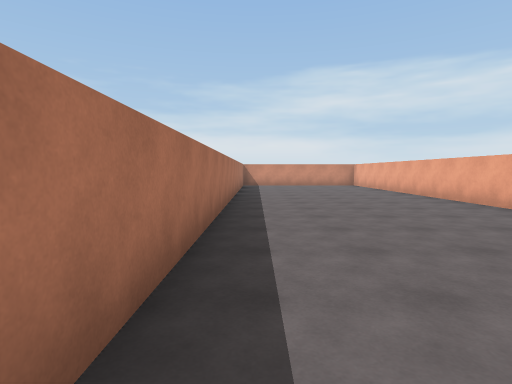
View 1 (above)

24 first-person views from a walk through a 3-D level made in the Unity game engine. The camera is 1.4 m above the floor, tilts 4° down and sees 80° across. The floor is counted in squares, 2 m on a side. Each view is taken from the middle of a square. On the plan, view 1 faces up. The plan holds only what a view shows up to about 10 squares ahead; the rest is blank. The place goes on beyond the plan. The player is left out.

View 2
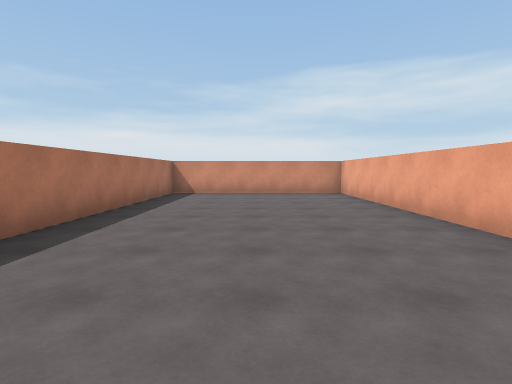

View 3
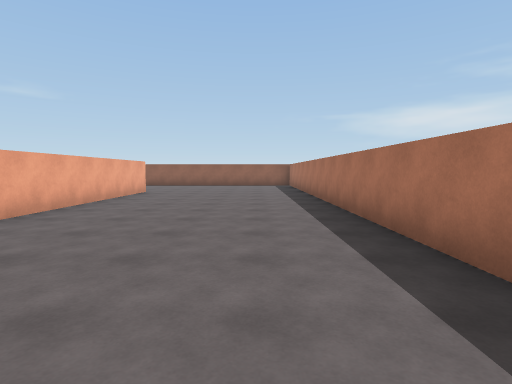

View 4
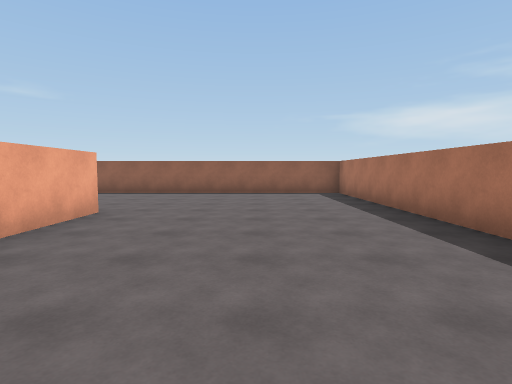

View 5
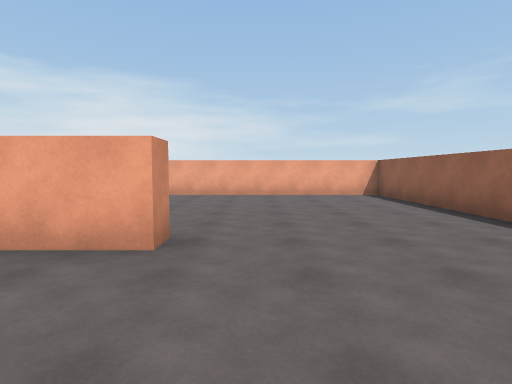

View 6
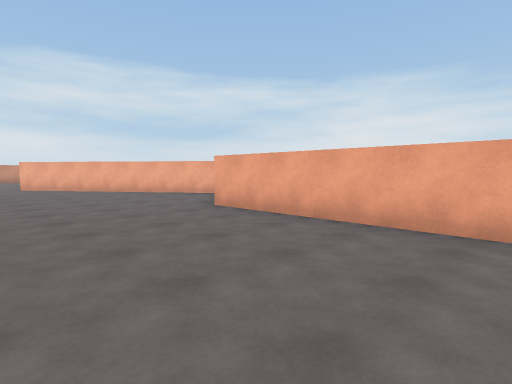

View 7
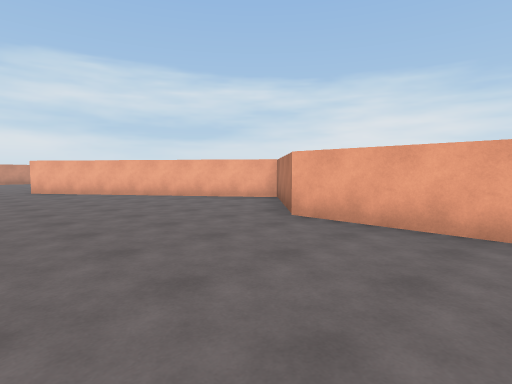

View 8
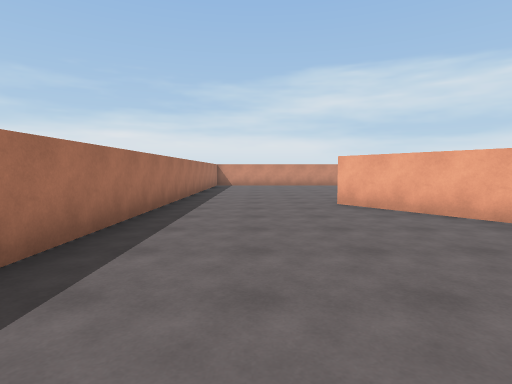

View 9
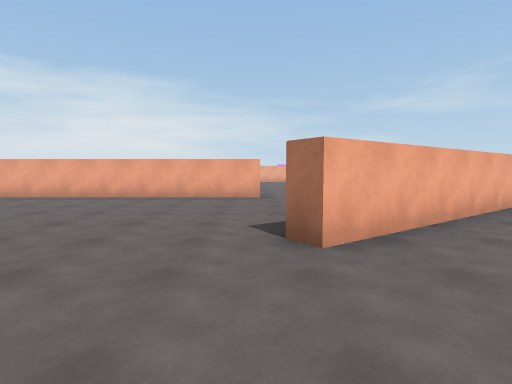

View 10
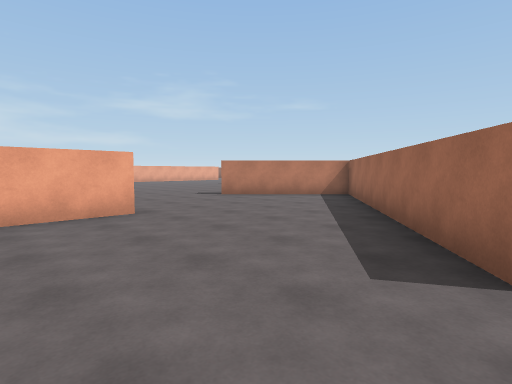

View 11
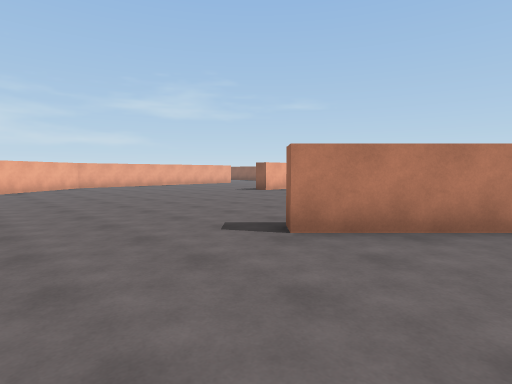

View 12
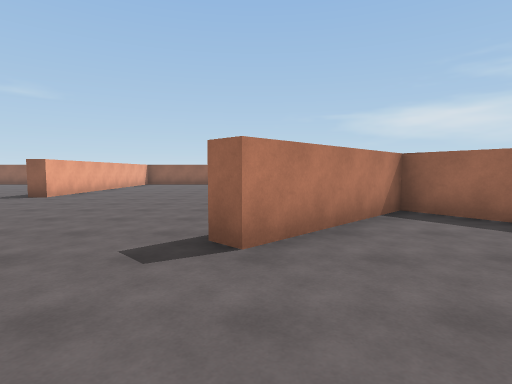

View 13
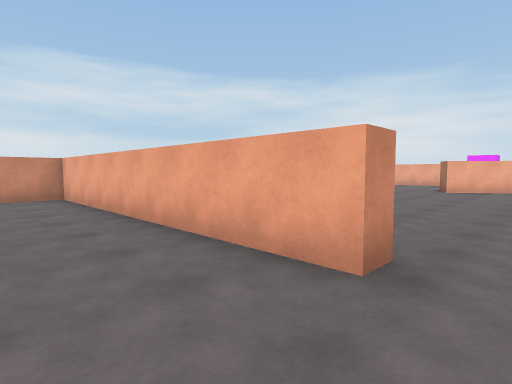

View 14
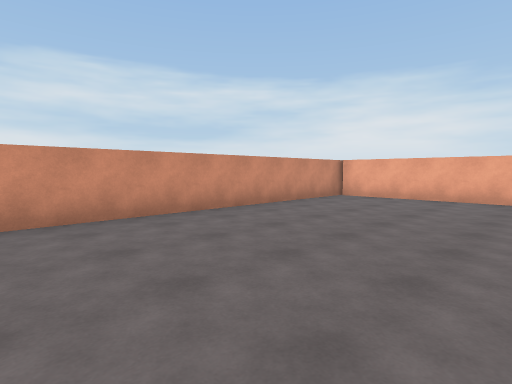

View 15
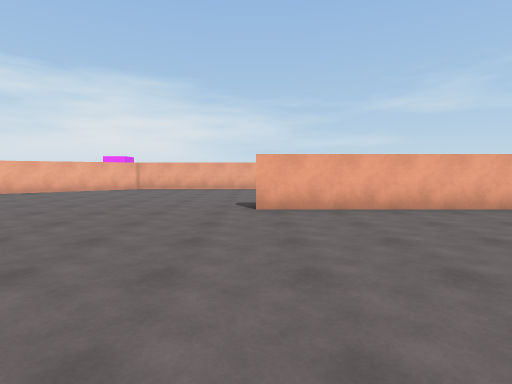

View 16
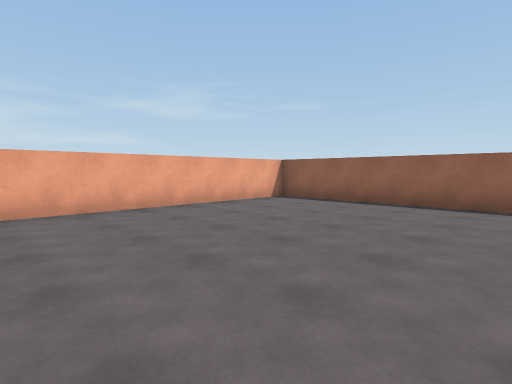

View 17
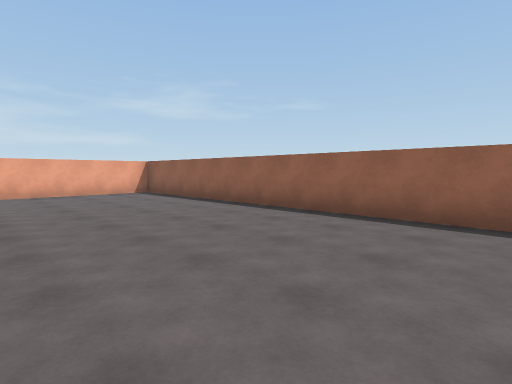

View 18
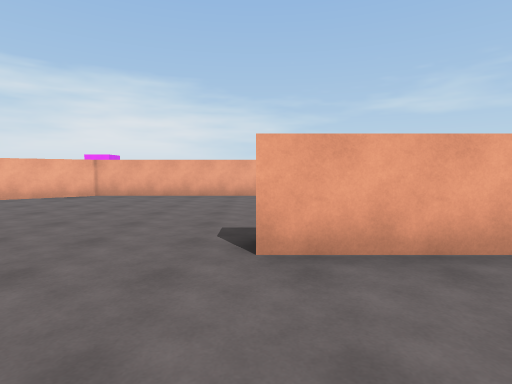

View 19
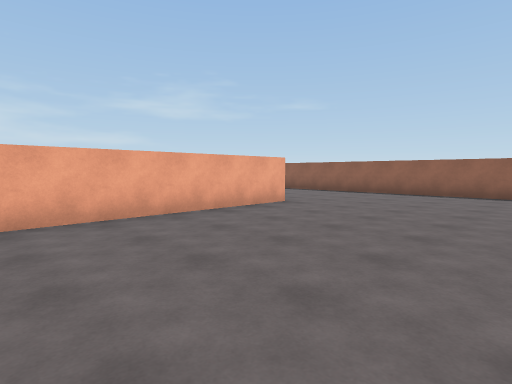

View 20
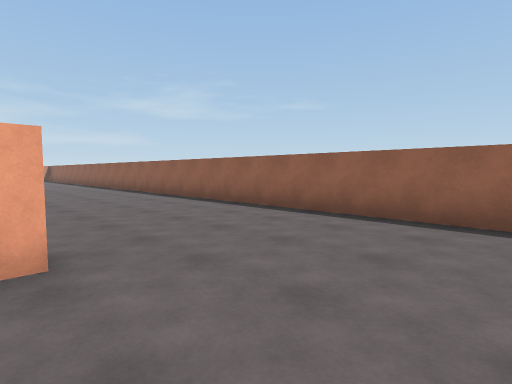

View 21
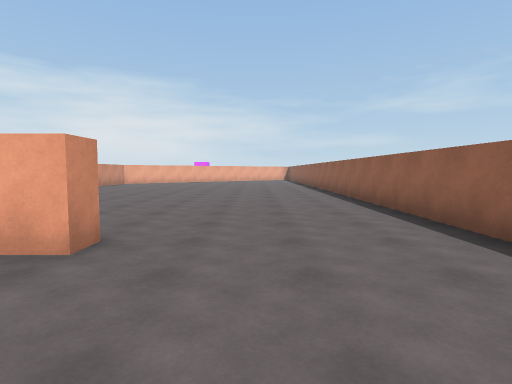

View 22
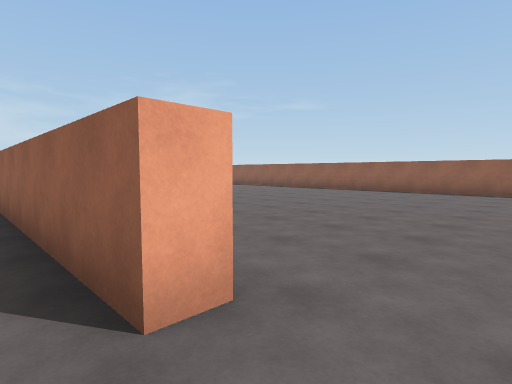

View 23
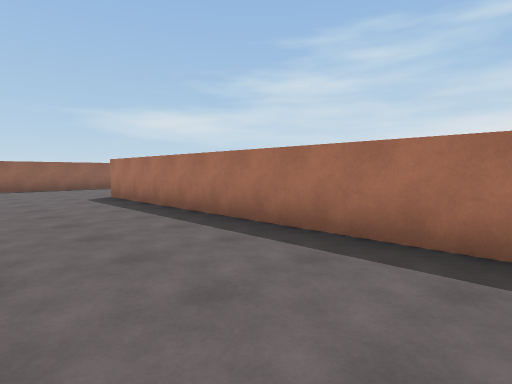

View 24
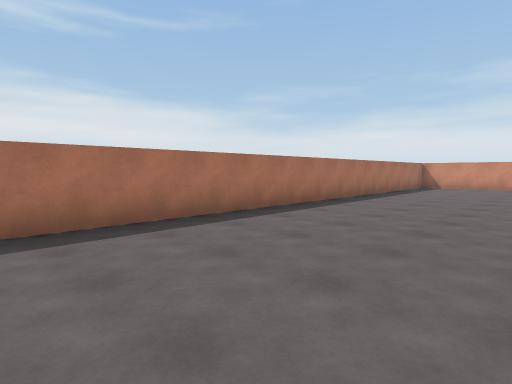

### Floor plan
Points are (right, up) in squares from view 1. A wall is a line through its corners. A room is listed if a view was taken in it or the views show most of it. See-through windows are left out.
Room 1 (views 1, 2, 3, 4, 5, 6, 7, 8, 9, 10, 13, 14)
walls: (4.7, 5.5) (4.7, 14.5) (-0.6, 14.5) (-0.6, -9.5) (10.8, -9.5) (10.8, -2) (13.1, 0.3) (8.7, 6.4) (9.1, 6.7) (10.5, 4.7); (5.2, 10) (5.2, 2.1); (5.2, -5.1) (4.7, -5.1) (4.7, 0.8); (13.9, 6.9) (13.9, 14.5) (6.4, 14.5)
ways out: opening at (12.5, 5.5) to room 2
Room 2 (views 11, 12, 15, 16, 17, 18, 19, 20, 21, 22, 23, 24)
walls: (24.2, 7) (23.1, 8.5) (23.4, 8.8); (31.2, -0.1) (31.2, 0.4) (33.5, 0.4); (14.5, 6.9) (13.9, 6.9); (28, 11.2) (28, -5.5) (27.5, -5.5) (27.5, 2.4) (25.1, 5.8); (23.8, -9.5) (33.5, -9.5); (10.5, 4.7) (13.5, 0.6) (16.1, 3.3) (16.6, 2.9); (12.4, -9.5) (21.5, -9.5) (21.5, -2) (22, -2)
ways out: opening at (12.5, 5.5) to room 1

Where each view was taken, in squares from view 1:
view 1: 0 up, 0 right, facing up
view 2: 5 up, 2 right, facing up
view 3: 5 up, 1 right, facing down
view 4: 0 up, 2 right, facing down
view 5: 6 down, 2 right, facing right
view 6: 7 down, 7 right, facing up-right
view 7: 5 down, 7 right, facing up-right
view 8: 0 up, 7 right, facing up
view 9: 7 up, 6 right, facing right
view 10: 9 up, 9 right, facing down-right
view 11: 6 up, 14 right, facing down-right
view 12: 6 up, 16 right, facing down
view 13: 6 up, 12 right, facing up-right
view 14: 10 up, 6 right, facing up-right
view 15: 2 down, 16 right, facing right
view 16: 3 down, 16 right, facing down-right
view 17: 5 down, 12 right, facing down-right
view 18: 2 down, 19 right, facing right
view 19: 0 up, 23 right, facing down-right
view 20: 5 down, 25 right, facing down-right
view 21: 7 down, 25 right, facing right
view 22: 1 up, 30 right, facing down-right
view 23: 3 up, 31 right, facing down-left
view 24: 1 up, 32 right, facing up-left
